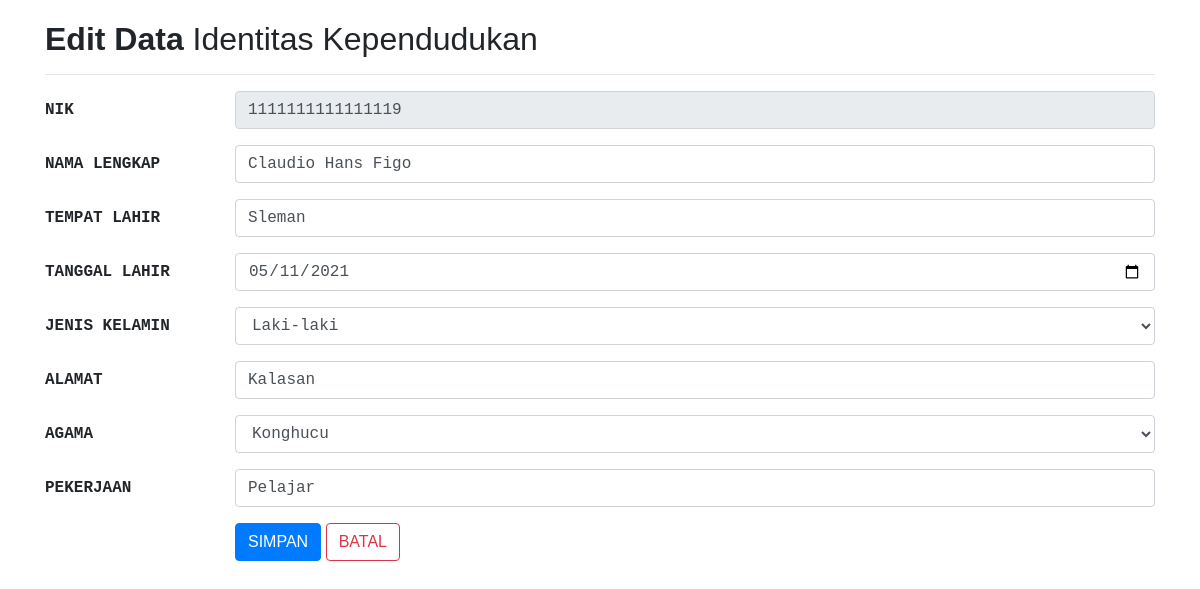
The app's page /edit.php?id=85 with its own data.
### tables this page shows
CREATE TABLE `tb_identitas` (
  `id` int(20) NOT NULL,
  `nik` varchar(50) NOT NULL,
  `nm_lngkp` varchar(100) NOT NULL,
  `tmp_lhr` varchar(50) NOT NULL,
  `tgl_lhr` date NOT NULL,
  `jns_klmn` varchar(50) NOT NULL,
  `alamat` varchar(50) NOT NULL,
  `agama` varchar(50) NOT NULL,
  `pekerjaan` varchar(50) NOT NULL
);

### functions.php (called while the page is built, shortened)
<?php
$conn = mysqli_connect('localhost', 'root', '', 'db_penduduk');
function query($param) {
    global $conn;
    $query = mysqli_query($conn, $param);
    $rows = [];
    if (mysqli_num_rows($query) > 0) {
      while ($row = mysqli_fetch_assoc($query)) {
        $rows[] = $row;
      }
    }
    return $rows;
  }
?>

### edit.php (the view, shortened to what this page needs)
<?php
require_once 'functions.php';
$id = trim(rtrim(mysqli_real_escape_string($conn, $_GET['id'])));
$row = query("SELECT * FROM tb_identitas WHERE id = '$id'")[0];
?>
<!DOCTYPE html>
<html>
<head>
    <link rel="stylesheet" href="https://stackpath.bootstrapcdn.com/bootstrap/4.1.3/css/bootstrap.min.css">
	<link rel="stylesheet" href="https://cdn.jsdelivr.net/npm/bootstrap@4.5.3/dist/css/bootstrap.min.css">
  	<link rel="stylesheet" href="https://cdnjs.cloudflare.com/ajax/libs/limonte-sweetalert2/10.10.0/sweetalert2.min.css" />
  	<link rel="stylesheet" href="https://cdnjs.cloudflare.com/ajax/libs/font-awesome/5.15.1/css/all.min.css" />
  	<link rel="stylesheet" href="https://cdn.datatables.net/1.10.22/css/jquery.dataTables.css">
  	<link rel="stylesheet" href="https://cdn.datatables.net/1.10.22/css/dataTables.bootstrap4.min.css">
	<link rel="stylesheet" href="css/style.css">
</head>
<body>
<div class="container" style="margin-top:20px">
		<h2 class="font"><b>Edit Data</b> Identitas Kependudukan</h2>
		<hr>
		<form action="" method="post">
			<div class="form-group row">
				<label class="col-sm-2 col-form-label">NIK</label>
				<div class="col-sm-10">
					<input type="text" name="nik" class="form-control" value="<?= $row['nik']; ?>" readonly>
				</div>
			</div>
			<div class="form-group row">
				<label class="col-sm-2 col-form-label">NAMA LENGKAP</label>
				<div class="col-sm-10">
					<input type="text" name="nama" class="form-control" value="<?= $row['nm_lngkp']; ?>">
				</div>
			</div>
            <div class="form-group row">
				<label class="col-sm-2 col-form-label">TEMPAT LAHIR</label>
				<div class="col-sm-10">
					<input type="text" name="tempat" class="form-control" value="<?= $row['tmp_lhr']; ?>">
				</div>
			</div>
            <div class="form-group row">
				<label class="col-sm-2 col-form-label">TANGGAL LAHIR</label>
				<div class="col-sm-10">
					<input type="date" name="tanggal" class="form-control" value="<?= $row['tgl_lhr']; ?>">
				</div>
			</div>
			<div class="form-group row">
				<label class="col-sm-2 col-form-label">JENIS KELAMIN</label>
                <?php $jk = $row['jns_klmn']; ?>
				<div class="col-sm-10">
					<select name="jns_klmn" class="form-control">
                        <option <?php echo ($jk == 'Laki-laki') ? "selected": "" ?>>Laki-laki</option>
					</select>
				</div>
			</div>
            <div class="form-group row">
				<label class="col-sm-2 col-form-label">ALAMAT</label>
				<div class="col-sm-10">
				<input type="text" name="alamat" class="form-control" value="<?= $row['alamat']; ?>">
				</div>
			</div>
			<div class="form-group row">
				<label class="col-sm-2 col-form-label">AGAMA</label>
                <?php $agama = $row['agama']; ?>
				<div class="col-sm-10">
					<select name="agama" class="form-control">
                        <option <?php echo ($agama == 'Konghucu') ? "selected": "" ?>>Konghucu</option>
					</select>
				</div>
			</div>
            <div class="form-group row">
				<label class="col-sm-2 col-form-label">PEKERJAAN</label>
				<div class="col-sm-10">
					<input type="text" name="pekerjaan" class="form-control" value="<?= $row['pekerjaan']; ?>">
				</div>
			</div>
			<div class="form-group row">
				<label class="col-sm-2 col-form-label">&nbsp;</label>
				<div class="col-sm-10">
				<button type="submit" name="submit" class="btn btn-primary font">
              			<span>SIMPAN</span>
            	</button>
                    <a href="index.php" class="btn btn-outline-danger font">BATAL</a>
				</div>
			</div>
		</form>
	</div>
</body>
</html>

### css/style.css (style rules this page uses)
h2.font { font-family: 'Century Gothic', CenturyGothic, AppleGothic, sans-serif; }
a.font { font-family: 'Century Gothic', CenturyGothic, AppleGothic, sans-serif; }
label.col-form-label { font-weight: bold; font-family: 'courier new',arial, courier; }
input.form-control { font-family: 'courier new',arial, courier; }
select.form-control { font-family: 'courier new',arial, courier; }
button.font { font-family: 'Tahoma',arial, courier; }

### records on screen
tb_identitas: nik "1111111111111119", nama "Claudio Hans Figo", tempat "Sleman", tanggal "05/11/2021", jns_klmn "Laki-laki", alamat "Kalasan", agama "Konghucu", pekerjaan "Pelajar"
